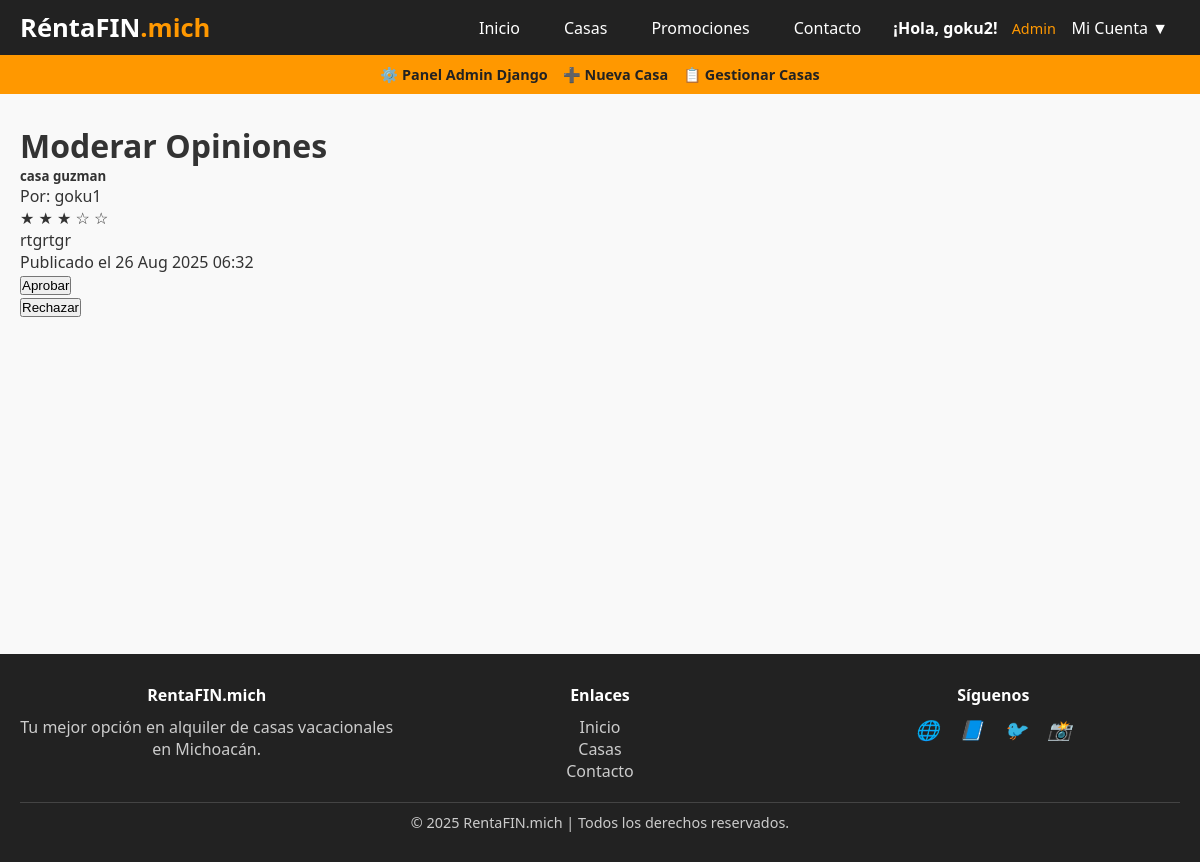
/moderar-opiniones/ (signed in), run on the app's committed database.
### usuarios/models.py (models this page shows, shortened)
class CustomUser(AbstractUser):
    ROLE_CHOICES = (
        ('admin', 'Administrador'),
        ('user', 'Usuario'),
        ('moderator', 'Moderador'),
    )
    role = models.CharField(
        max_length=20,
        choices=ROLE_CHOICES,
        default='user',
        verbose_name=_('Rol')
    )
    phone = models.CharField(max_length=15, blank=True, verbose_name=_('Teléfono'))
    address = models.TextField(blank=True, verbose_name=_('Dirección'))
    created_at = models.DateTimeField(auto_now_add=True)
    updated_at = models.DateTimeField(auto_now=True)
    class Meta:
        verbose_name = _('Usuario')
        verbose_name_plural = _('Usuarios')

### principal/models.py (models this page shows, shortened)
class Opinion(models.Model):
    casa = models.ForeignKey('Casa', on_delete=models.CASCADE, related_name='opiniones')
    usuario = models.ForeignKey(settings.AUTH_USER_MODEL, on_delete=models.CASCADE)  # ← CORREGIDO
    calificacion = models.IntegerField(
        validators=[MinValueValidator(1), MaxValueValidator(5)],
        help_text="Calificación del 1 al 5"
    )
    comentario = models.TextField(max_length=1000)
    fecha_creacion = models.DateTimeField(auto_now_add=True)
    fecha_actualizacion = models.DateTimeField(auto_now=True)
    aprobado = models.BooleanField(default=False)
    class Meta:
        ordering = ['-fecha_creacion']
        unique_together = ['casa', 'usuario']

class Casa(models.Model):
    ESTADO_CHOICES = [
        ('disponible', 'Disponible'),
        ('ocupada', 'Ocupada'),
        ('mantenimiento', 'En Mantenimiento'),
    ]
    nombre = models.CharField(max_length=200)
    descripcion = models.TextField()
    ubicacion = models.CharField(max_length=300)
    precio_noche = models.DecimalField(max_digits=10, decimal_places=2)
    capacidad = models.IntegerField()
    habitaciones = models.IntegerField()
    banos = models.IntegerField()
    imagen_principal = models.ImageField(upload_to='casas/')
    estado = models.CharField(max_length=20, choices=ESTADO_CHOICES, default='disponible')
    destacada = models.BooleanField(default=False)
    fecha_creacion = models.DateTimeField(auto_now_add=True)
    fecha_actualizacion = models.DateTimeField(auto_now=True)
    class Meta:
        ordering = ['-fecha_creacion']

### principal/views.py (the view)
# urls.py: path('moderar-opiniones/', views.moderar_opiniones, name='moderar_opiniones'),
@login_required
@user_passes_test(es_administrador)
def moderar_opiniones(request):
    opiniones_pendientes = Opinion.objects.filter(aprobado=False).order_by('-fecha_creacion')
    return render(request, 'inicio/moderar_opiniones.html', {
        'opiniones_pendientes': opiniones_pendientes
    })

### principal/views.py (called while the page is built)
def es_administrador(user):
    return user.is_authenticated and (user.is_superuser or user.is_staff)

### principal/templates/inicio/moderar_opiniones.html (shortened to what this page needs)
{% extends 'inicio/encabezado.html' %}
{% block contenido %}
<div class="container mt-4">
    <h1 class="mb-4">Moderar Opiniones</h1>
    {% if opiniones_pendientes %}
        <div class="row">
            {% for opinion in opiniones_pendientes %}
            <div class="col-md-6 mb-4">
                <div class="card h-100 shadow">
                    <div class="card-header">
                        <h5 class="mb-0">{{ opinion.casa.nombre }}</h5>
                        <p class="mb-0 small">Por: {{ opinion.usuario.username }}</p>
                    </div>
                    <div class="card-body">
                        <div class="mb-2">
                            {% for i in "12345" %}
                                {% if forloop.counter <= opinion.calificacion %}
                                    <span class="text-warning">★</span>
                                {% else %}
                                    <span class="text-secondary">☆</span>
                                {% endif %}
                            {% endfor %}
                        </div>
                        <p class="card-text">{{ opinion.comentario }}</p>
                        <p class="text-muted small">
                            Publicado el {{ opinion.fecha_creacion|date:"d M Y H:i" }}
                        </p>
                    </div>
                    <div class="card-footer">
                        <form method="post" action="{% url 'casas:aprobar_opinion' opinion.id %}" class="d-inline">
                            <button type="submit" class="btn btn-success btn-sm">Aprobar</button>
                        </form>
                        <form method="post" action="{% url 'casas:rechazar_opinion' opinion.id %}" class="d-inline">
                            <button type="submit" class="btn btn-danger btn-sm">Rechazar</button>
                        </form>
                    </div>
                </div>
            </div>
            {% endfor %}
        </div>
    {% else %}
        <div class="alert alert-success text-center">
            <p>¡No hay opiniones pendientes de moderación!</p>
        </div>
    {% endif %}
</div>
{% endblock %}

### principal/templates/inicio/encabezado.html (shortened to what this page needs)
<!DOCTYPE html>
<html lang="es">
<head>
</head>
<body>
    <header class="header">
        <div class="container">
            <div class="header-inner">
                <a class="navbar-brand logo" href="{% url 'casas:Principal' %}">
                    RéntaFIN<span>.mich</span>
                </a>
                <nav class="navigation" id="navigation">
                    <ul class="nav-list">
                        <li class="nav-item"><a href="{% url 'casas:Principal' %}">Inicio</a></li>
                        <li class="nav-item"><a href="{% url 'casas:lista_casas' %}">Casas</a></li>
                        <li class="nav-item">
    <a class="menu-main-item" href="{% url 'casas:lista_promociones' %}">Promociones</a>
</li>
                        <li class="nav-item"><a href="{% url 'casas:Contacto' %}">Contacto</a></li>
                        {% if user.is_authenticated %}
                        <li class="nav-item user-menu">
                            <span class="user-welcome">¡Hola, {{ user.username }}!</span>
                            <span class="user-role {% if user.is_superuser or user.is_staff %}admin{% endif %}">
                                {% if user.is_superuser or user.is_staff %}Admin{% else %}Usuario{% endif %}
                            </span>
                            <div class="dropdown">
                                <a href="#" class="dropbtn">Mi Cuenta <span>▼</span></a>
                            </div>
                        </li>
                        {% else %}
                        <li class="nav-item"><a class="login-btn" href="{% url 'usuarios:login' %}">Iniciar Sesión</a></li>
                        <li class="nav-item"><a href="{% url 'usuarios:register' %}">Registrarse</a></li>
                        {% endif %}
                    </ul>
                </nav>
            </div>
        </div>
    </header>
    {% if user.is_authenticated and user.is_superuser %}
    <div class="admin-menu">
        <div class="container">
            <ul>
                <li><a href="/admin/">⚙️ Panel Admin Django</a></li>
                <li><a href="{% url 'casas:crear_casa' %}">➕ Nueva Casa</a></li>
                <li><a href="{% url 'casas:lista_casas' %}">📋 Gestionar Casas</a></li>
            </ul>
        </div>
    </div>
    {% endif %}
    <div class="main container">
        {% block contenido %}{% endblock %}
    </div>
    <footer>
        <div class="footer-container">
            <div>
                <h4>RentaFIN.mich</h4>
                <p>Tu mejor opción en alquiler de casas vacacionales en Michoacán.</p>
            </div>
            <div>
                <h4>Enlaces</h4>
                <ul>
                    <li><a href="{% url 'casas:Principal' %}">Inicio</a></li>
                    <li><a href="{% url 'casas:lista_casas' %}">Casas</a></li>
                    <li><a href="{% url 'casas:Contacto' %}">Contacto</a></li>
                </ul>
            </div>
            <div>
                <h4>Síguenos</h4>
                <div class="social-links">
                    <a href="#"><i>🌐</i></a>
                    <a href="#"><i>📘</i></a>
                    <a href="#"><i>🐦</i></a>
                    <a href="#"><i>📸</i></a>
                </div>
            </div>
        </div>
        <div class="footer-bottom">
            © {{ year|default:"2025" }} RentaFIN.mich | Todos los derechos reservados.
        </div>
    </footer>
</body>
</html>

### principal/templates/inicio/encabezado.html (style rules this page uses)
* { margin: 0; padding: 0; box-sizing: border-box; }
body { font-family: 'Segoe UI', Tahoma, Geneva, Verdana, sans-serif; background: #f9f9f9; color: #333; }
a { text-decoration: none; color: inherit; }
.header { background: #222; color: #fff; padding: 10px 0; position: sticky; top: 0; z-index: 1000; }
.header .container { max-width: 1200px; margin: auto; padding: 0 20px; }
.header-inner { display: flex; justify-content: space-between; align-items: center; }
.logo { font-size: 1.6rem; font-weight: bold; color: #fff; }
.logo span { color: #ff9800; }
.navigation { display: flex; }
.nav-list { list-style: none; display: flex; gap: 20px; align-items: center; }
.nav-item a { color: #fff; padding: 8px 12px; border-radius: 5px; transition: 0.3s; }
.user-menu { position: relative; }
.user-welcome { margin-right: 10px; font-weight: bold; }
.user-role.admin { color: #ff9800; font-size: 0.9rem; }
.dropdown { display: inline-block; position: relative; }
.dropbtn { cursor: pointer; color: #fff; padding: 8px 12px; border-radius: 5px; }
.admin-menu { background: #ff9800; padding: 10px; font-size: 0.9rem; }
.admin-menu ul { display: flex; gap: 15px; list-style: none; justify-content: center; }
.admin-menu a { color: #222; font-weight: bold; }
.main { padding: 30px 20px; min-height: 70vh; }
footer { background: #222; color: #ccc; padding: 30px 20px; text-align: center; }
footer .footer-container { max-width: 1200px; margin: auto; display: grid; grid-template-columns: repeat(auto-fit, minmax(220px, 1fr)); gap: 20px; }
footer h4 { color: #fff; margin-bottom: 10px; }
footer ul { list-style: none; }
footer ul li a { color: #ccc; transition: 0.3s; }
.footer-bottom { margin-top: 20px; border-top: 1px solid #444; padding-top: 10px; font-size: 0.9rem; }
.social-links a { margin: 0 8px; color: #ccc; font-size: 1.2rem; transition: 0.3s; }

### data on the page
CustomUser: username "goku2"
Opinion: casa.nombre "casa guzman", usuario.username "goku1", calificacion 3 (drawn), comentario "rtgrtgr", fecha_creacion "26 Aug 2025 06:32"

### other printed values
{{ year|default:"2025" }} "2025"
